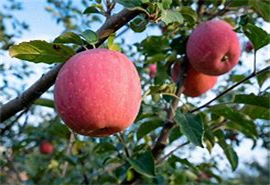
#> input picture apple.jpg, 270 x 185 px
$ python 'c苹果计数.py'
#> lines starting #> are read from the running program, lines starting #| are printed output that depends on the picture; after the words box and inside, x2 and y2 are one past the last pixel; in counts of white or black regions, pixels touching at a corner belong together
### problem1/a数据预处理.py
import cv2
import numpy as np
import matplotlib.pyplot as plt

def preprocess_img(img_path):
    # 加载图像，应该直接是一个矩阵
#> called with img_path = '../apple.jpg'
    img = cv2.imread(img_path)
#> img is the input picture: shape (185, 270, 3); mean B, G, R 100.4, 107.8, 108.1

    # 检查图像是否正确加载
    if img is None:
        print("The image not found!!!!")
        return None

    # 高斯模糊滤波去噪声
    image_blurred = cv2.GaussianBlur(img, (5, 5), 0)
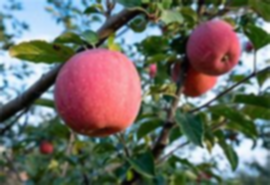
#> image_blurred: shape (185, 270, 3); mean B, G, R 100.4, 107.7, 108

    # 调整亮度和对比度（alpha: 对比度, beta: 亮度）
    alpha = 1.5     # 对比度控制
    beta = 50    # 亮度控制
    adjusted = cv2.convertScaleAbs(image_blurred, alpha=alpha, beta=beta)
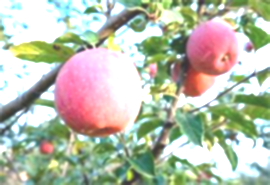
#> adjusted: shape (185, 270, 3); mean B, G, R 172.3, 189.9, 184.9

    # 转换到HSV色彩空间
    image_hsv = cv2.cvtColor(adjusted, cv2.COLOR_BGR2HSV)
#> image_hsv: shape (185, 270, 3); mean H, S, V 58.6, 59.9, 204.2

    return image_hsv

# 测试函数
processed_image = preprocess_img('../apple.jpg')
if processed_image is not None:
    # 使用matplotlib显示处理后的图像
    plt.imshow(cv2.cvtColor(processed_image, cv2.COLOR_HSV2RGB))
    plt.title('Processed Image')
    plt.show()

### problem1/b苹果识别.py
import cv2
import numpy as np
import matplotlib.pyplot as plt
from problem1.a数据预处理 import preprocess_img
def detect_apples(image_hsv):
    # 定义苹果的颜色范围（HSV色彩空间）
    lower_red = np.array([0, 100, 100])
    upper_red = np.array([10, 255, 255])

    # 创建掩码，只保留红色区域
    mask = cv2.inRange(image_hsv, lower_red, upper_red)
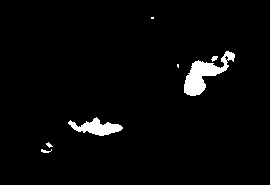
#> mask: shape (185, 270); 3% white; 7 white regions (2 under 20 px)

    # 使用掩码获取原图中的红色区域
    apple_segments = cv2.bitwise_and(image_hsv, image_hsv, mask=mask)
#> apple_segments: shape (185, 270, 3); mean H, S, V 0.1, 4.1, 5.8

    # 返回识别出的苹果区域
    return apple_segments

# 使用前面的预处理函数
processed_image = preprocess_img('../apple.jpg')
if processed_image is not None:
    apple_segments = detect_apples(processed_image)

    # 使用matplotlib显示识别出的苹果区域
    plt.imshow(cv2.cvtColor(apple_segments, cv2.COLOR_HSV2RGB))
    plt.title('Detected Apples')
    plt.show()
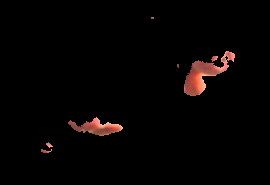
#> shown: shape (185, 270, 3); mean R, G, B 5.8, 3.1, 2.6

### problem1/c苹果计数.py
import cv2
import numpy as np
import matplotlib.pyplot as plt
from b苹果识别 import detect_apples
from a数据预处理 import preprocess_img

def count_apples(apple_segments):
    # 转换到灰度图像
    gray = cv2.cvtColor(apple_segments, cv2.COLOR_BGR2GRAY)
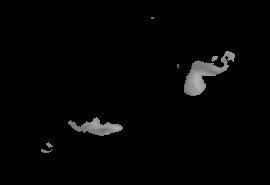
#> gray: shape (185, 270); min 0, max 180, mean 4.2

    # 二值化
    ret, thresh = cv2.threshold(gray, 0, 255, cv2.THRESH_BINARY)

    # 查找轮廓
    contours, hierarchy = cv2.findContours(thresh, cv2.RETR_TREE, cv2.CHAIN_APPROX_SIMPLE)
#> contours = 8 contours, 6 with area under 20; largest, box (x1, y1, x2, y2) and area: (184, 51, 235, 96) 816, (68, 117, 123, 136) 454

    # 过滤和计数苹果
    apple_count = 0
    for contour in contours:
        # 可以根据需要设置面积阈值来过滤轮廓
        if cv2.contourArea(contour) > 100:  # 假设的面积阈值
            apple_count += 1
            cv2.drawContours(apple_segments, [contour], -1, (0, 255, 0), 3)
#> this loop made 8 passes
#> apple_count on passes 3, 6: 1, 2
#> contour on passes 4, 8: [[177, 64], [177, 66], [178, 67], [178, 64]], [[151, 17], [151, 18], [153, 18], [153, 17]]
#> apple_segments: shape (185, 270, 3); mean H, S, V 0.1, 9.2, 2.6
#> after the loop, apple_count = 2

    return apple_count, apple_segments


# 使用前面的函数
processed_image = preprocess_img('../apple.jpg')
if processed_image is not None:
    apple_segments = detect_apples(processed_image)
    apple_count, apple_contours = count_apples(apple_segments)
#> apple_count = 2

    print("苹果的数量: ", apple_count)
#| 苹果的数量:  2

    # 显示带有轮廓的图像
    plt.imshow(cv2.cvtColor(apple_contours, cv2.COLOR_HSV2RGB))
    plt.title('Apple Count')
    plt.show()
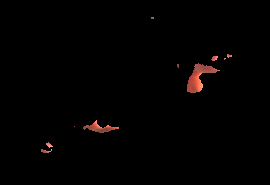
#> shown: shape (185, 270, 3); mean R, G, B 2.6, 1.3, 1.1
